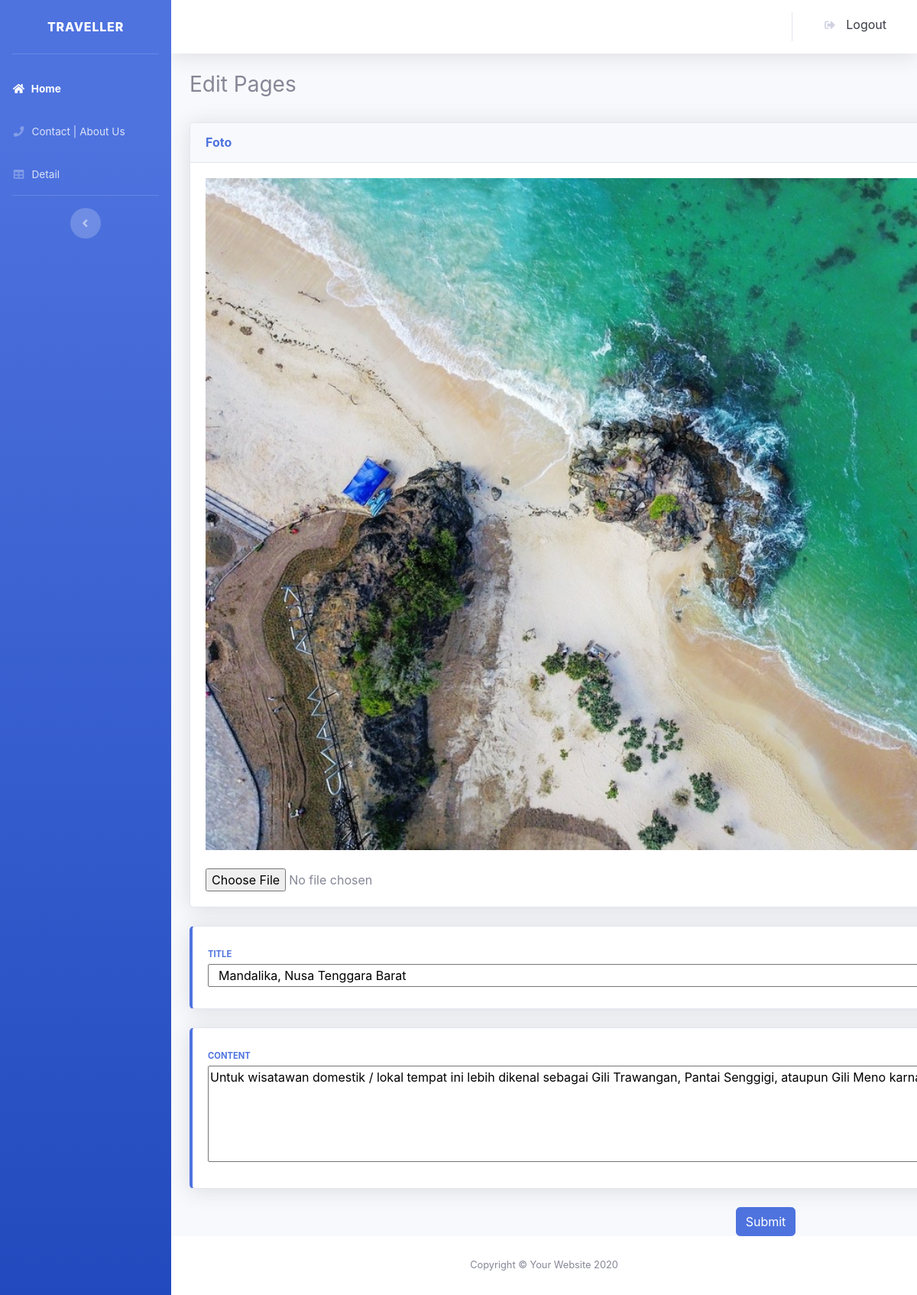
/admin/editp.php?id=1 (signed in), run on the app's committed database.
### tables this page shows
CREATE TABLE `pages` (
  `id` int(12) NOT NULL,
  `foto` varchar(255) NOT NULL,
  `title` varchar(100) NOT NULL,
  `content` varchar(255) NOT NULL,
  `created_at` timestamp NOT NULL DEFAULT current_timestamp(),
  `updated_at` timestamp NOT NULL DEFAULT current_timestamp(),
  `deleted_at` timestamp NULL DEFAULT NULL
);

### admin/editp.php (the view, shortened to what this page needs)
<?php
require 'config/db.php';
$id = $_GET["id"];
$pgs = query("SELECT * FROM pages where id=$id")[0];
function query($query){
  global $db;
$result = mysqli_query($db, $query);
$rows = [];
while($row = mysqli_fetch_assoc($result)){
  $rows[] = $row;
}
return $rows;
}
?>
<!DOCTYPE html>
<html lang="en">
<head>
  <link href="assets/fontawesome-free/css/all.min.css" rel="stylesheet">
  <link href="assets/css/sb-admin-2.min.css" rel="stylesheet">
</head>
<body id="page-top">
  <div id="wrapper">
    <ul class="navbar-nav bg-gradient-primary sidebar sidebar-dark accordion" id="accordionSidebar">
      <a class="sidebar-brand d-flex align-items-center justify-content-center text-white" disabled="">
        <div class="sidebar-brand-text mx-3">Traveller</div>
      </a>
      <hr class="sidebar-divider">
      <li class="nav-item active">
        <a class="nav-link" href="indexa.php">
          <i class="fas fa-fw fa-home"></i>
          <span>Home</span>
        </a>
      </li>
      <li class="nav-item">
        <a class="nav-link" href="cas.php">
          <i class="fas fa-fw fa-phone"></i>
          <span>Contact | About Us</span>
        </a>
      </li>
      <li class="nav-item">
        <a class="nav-link" href="detail.php">
          <i class="fas fa-fw fa-table"></i>
          <span>Detail</span></a>
      </li>
      <hr class="sidebar-divider d-none d-md-block">
      <div class="text-center d-none d-md-inline">
        <button class="rounded-circle border-0" id="sidebarToggle"></button>
      </div>
    </ul>
    <div id="content-wrapper" class="d-flex flex-column">
      <div id="content">
        <nav class="navbar navbar-expand navbar-light bg-white topbar mb-4 static-top shadow">
          <ul class="navbar-nav ml-auto">
            <li class="nav-item dropdown no-arrow">
              <a class="dropdown-item" href="logout.php" data-toggle="modal" data-target="#logoutModal">
                <i class="fas fa-sign-out-alt fa-sm fa-fw mr-2 text-gray-400"></i>
                Logout
              </a>
            </li>
          </ul>
        </nav>
    </div>
    <div id="content-wrapper" class="d-flex flex-column">
        <div class="container-fluid">
          <div class="d-sm-flex align-items-center justify-content-between mb-4">
            <h1 class="h3 text-gray">Edit Pages</h1>
          </div>
          <div class="row">
            <form action="" method="post" enctype="multipart/form-data">
              <div class="col-xl-12 mb-2">
                <div class="card shadow mb-4">
                  <div class="card-header py-3 d-flex flex-row align-items-center justify-content-between">
                    <h6 class="m-0 font-weight-bold text-primary">Foto</h6>
                  </div>
                  <div class="card-body">
                    <div>
                      <img src="../assets/images/index/<?php echo $pgs["foto"]; ?>" width="80%">
                    </div> <br>
                    <input type="file" name="foto" id="foto">
                  </div>
                </div>
              </div>
              <div class="col-xl-12 mb-4">
                <div class="card border-left-primary shadow h-100 py-2">
                  <div class="card-body">
                    <div class="row no-gutters align-items-center">
                      <div class="col mr-2">
                        <div class="text-xs font-weight-bold text-primary text-uppercase mb-1">Title</div>
                          <input class="col-sm-12" type="text" name="title" id="title" value="<?php echo $pgs["title"]; ?>">
                      </div>
                    </div>
                  </div>
                </div>
              </div>
              <div class="col-xl-12 mb-4">
                <div class="card border-left-primary shadow h-100 py-2">
                  <div class="card-body">
                    <div class="row no-gutters align-items-center">
                      <div class="col mr-2">
                        <div class="text-xs font-weight-bold text-primary text-uppercase mb-1">Content</div>
                          <textarea cols="140" rows="5" name="content"><?php echo $pgs["content"]; ?></textarea>
                      </div>
                    </div>
                  </div>
                </div>
              </div>
              <div class="container text-center">
                <button class="btn btn-primary" type="submit" name="submit">Submit</button>
              </div>
            </form>
          </div>
      </div>
      <footer class="sticky-footer bg-white">
        <div class="container my-auto">
          <div class="copyright text-center my-auto">
            <span>Copyright &copy; Your Website
            </span>
          </div>
        </div>
      </footer>
    </div>
  </div>
  </div>
</body>
</html>

### data on the page
pages: foto (picture), title "Mandalika, Nusa Tenggara Barat", content "Untuk wisatawan domestik / lokal tempat ini lebih dikenal sebagai Gili Trawangan, Pantai Senggigi, ataupun Gili Meno karna belum familiar dengan nama Mandalika."
